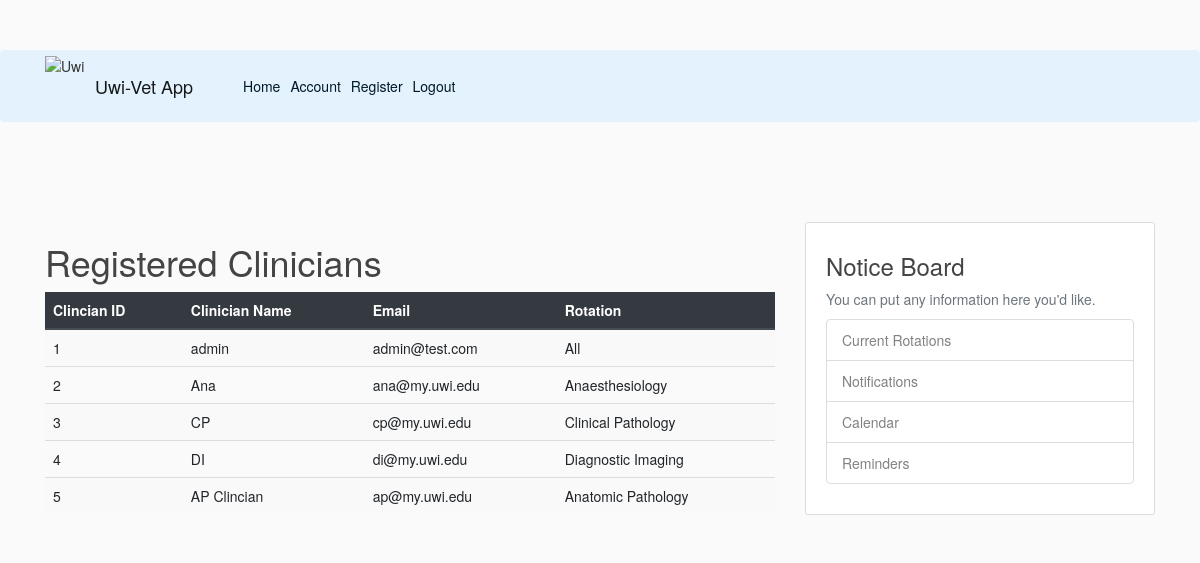
/usersreg (signed in), run on the app's committed database.
### flaskblog/models.py (models this page shows, shortened)
class User2(db.Model, UserMixin):
    id = db.Column(db.Integer, primary_key = True)
    username = db.Column(db.String(20), unique=True, nullable=False)
    email = db.Column(db.String(120), unique=True, nullable=False)
    image_file = db.Column(db.String(20), nullable=False, default='default.jpg')
    password = db.Column(db.String(60), nullable=False)
    level = db.Column(db.Integer, nullable=False, default='2')
    rotation = db.Column(db.String(50), nullable =False)

### flaskblog/routes.py (the view)
@app.route("/usersreg")
@login_required
def competancy():
    records= User2.query.all()
    return render_template('usersreg.html', title='usersreg.html', User2=records)

### flaskblog/models.py (called while the page is built)
@login_manager.user_loader
def load_user(user_id):
    return User2.query.get(int(user_id))

### flaskblog/templates/usersreg.html
{% extends "layout.html" %}
{% block content%}
    <h1>Registered Clinicians</h1>
    <div class="row">
        <div class="col">
            <table class="table table-striped table-hover">
                <thead class="thead-dark">
                    <tr>
                        <th>Clincian ID</th><th>Clinician Name</th><th>Email</th><th>Rotation</th>
                    </tr>
                </thead>
                <tbody>
                    {% for val in User2 %}
                    <tr>
                        <td>{{val.id}}</td>
                        <td>{{val.username}}</td>
                        <td>{{val.email}}</td>
                        <td>{{val.rotation}}</td>
                    </tr>
                    {% endfor %}
                </tbody>
            </table>
        </div>
    </div>
{% endblock content %}

### flaskblog/static/main.css (style rules this page uses)
body { background: #fafafa; color: #333333; margin-top: 5rem; }
h1, h2, h3, h4, h5, h6 { color: #444444; }

### data on the page
User2: id "1", username "admin", email "admin@test.com", rotation "All"
User2: id "2", username "Ana", email "ana@my.uwi.edu", rotation "Anaesthesiology"
User2: id "3", username "CP", email "cp@my.uwi.edu", rotation "Clinical Pathology"
User2: id "4", username "DI", email "di@my.uwi.edu", rotation "Diagnostic Imaging"
User2: id "5", username "AP Clincian", email "ap@my.uwi.edu", rotation "Anatomic Pathology"
